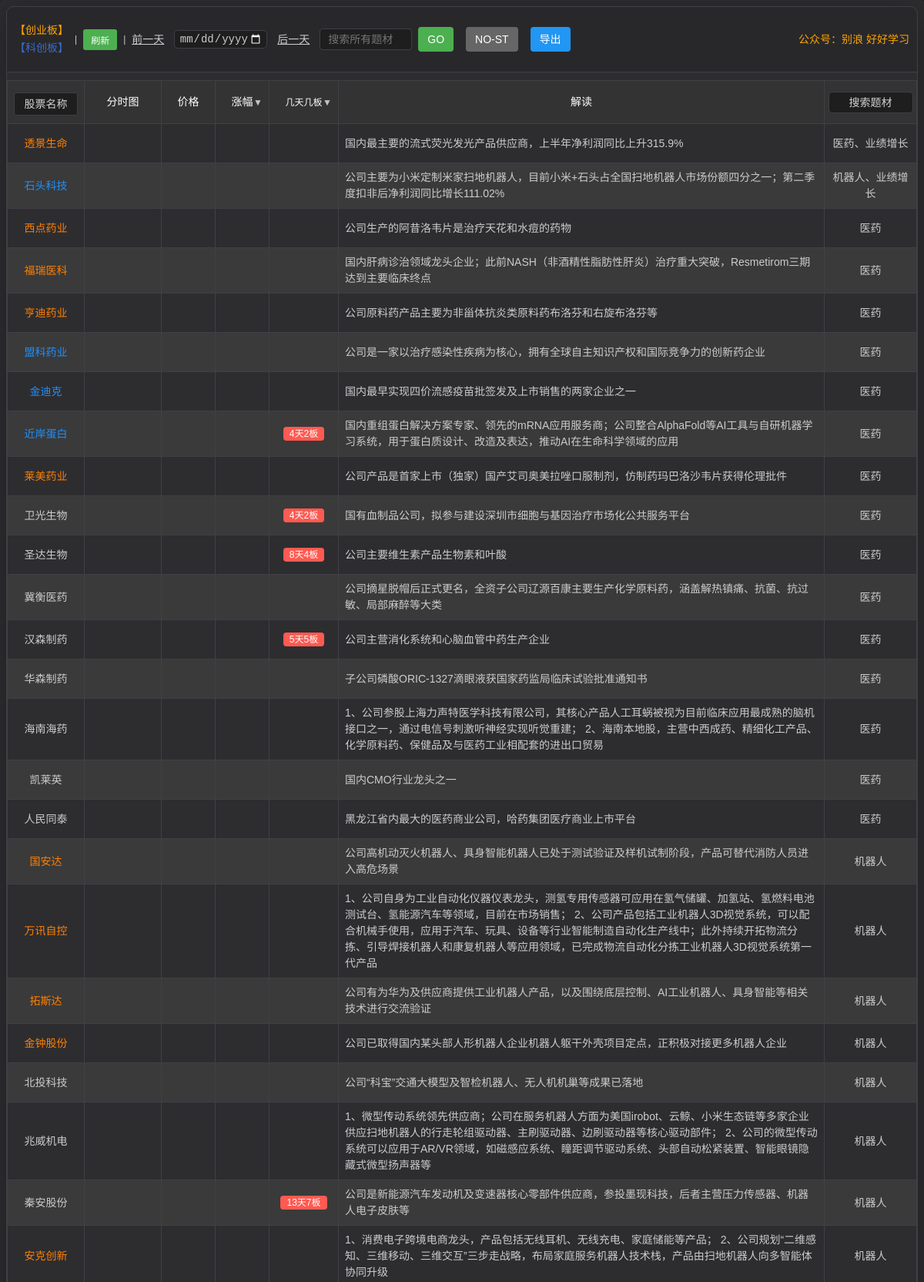
The page / (upper part) on the database its author committed.
### tables this page shows
CREATE TABLE stock_20260825 (
            id INTEGER PRIMARY KEY AUTOINCREMENT,
            code TEXT NOT NULL,
            name TEXT NOT NULL,
            description TEXT,
            plates TEXT,
            m_days_n_boards TEXT,
            date TEXT NOT NULL,
            price REAL DEFAULT 0,
            change_percentage REAL DEFAULT 0,
            amount REAL DEFAULT 0,
            value REAL DEFAULT 0
        );

### app.py (the view)
@app.route('/')
def index():
    latest_data = db.get_latest_day_data()
    message = session.pop('message', None)
    return render_template('index.html', stocks=latest_data, search_mode=False, message=message)

### templates/index.html (shortened to what this page needs)
<!DOCTYPE html>
<html lang="zh-CN">
<head>
    <link rel="stylesheet" href="/static/css/styles.css">
</head>
<body>
    <div class="container">
        <div class="table-container">
            <div class="header-container">
                <div class="date-selector">
                    <span class="market-label">
                        <span style="color: orange;">【创业板】</span> <span style="color: rgba(60, 127, 250, 0.781);">【科创板】</span>
                    </span>
                    <span style="color: var(--text-color);"> | </span>
                    <button onclick="location.reload()" class="refresh-button" title="刷新页面">
                    刷新
                </button>
                    <span style="color: var(--text-color);"> | </span>
                    <a href="javascript:void(0)" onclick="changeDate(-1)" style="color: var(--text-color); text-decoration: underline; font-size: 14px; margin-right: 5px; display: inline-block; line-height: 24px;">前一天</a>
                    <input type="date" id="dateFilter" placeholder="选择日期" onchange="filterByDate(this.value)" class="filter-input" style="margin: 0; padding: 2px 5px; display: inline-block; width: auto; max-width: 130px; vertical-align: middle;">
                    <a href="javascript:void(0)" onclick="changeDate(1)" style="color: var(--text-color); text-decoration: underline; font-size: 14px; margin-left: 5px; display: inline-block; line-height: 24px;">后一天</a>
                    <div class="plate-search-container-inline">
                        <input type="text" id="plateSearchInput" placeholder="搜索所有题材" class="plate-search-input-inline">
                        <button onclick="searchPlate()" class="plate-search-button-inline">GO</button>
                        <button id="noStButton" onclick="toggleNoStFilter()" class="no-st-button" type="button">NO-ST</button>
                        <button onclick="exportStockCodes()" class="export-button" type="button">导出</button>
                    </div>
                    <div style="margin-left: auto; color: orange !important; font-size: 14px;">
                        公众号：别浪 好好学习
                    </div>
                </div>
            </div>
            <table>
                <thead>
                    <tr>
                        <th width="120px">
                            <div class="search-wrapper">
                                <input
                                    type="text"
                                    id="searchInput"
                                    placeholder="股票名称"
                                    class="search-input"
                                    oninput="showSuggestions(this.value)"
                                >
                            </div>
                        </th>
                        <th>分时图</th>
                        <th>价格</th>
                        <th class="sortable" onclick="sortByChangePercentage()">涨幅</th>
                        <th class="sortable" onclick="sortByDaysBoards()">几天几板</th>
                        <th>解读</th>
                        <th class="plate-column" style="width: 120px !important; min-width: 120px !important; max-width: 120px !important; padding: 4px !important;">
                            <input type="text" id="plateFilter" placeholder="搜索题材" oninput="filterByPlate(this.value)" class="filter-input">
                        </th>
                    </tr>
                </thead>
                <tbody id="stockTableBody">
                    {% if stocks %}
                        {% for stock in stocks %}
                            <tr onclick="linkToTongDaXin('{{ stock.code_part }}')" style="cursor: pointer;">
                                <td class="stock-name-link{% if stock.code_part.startswith('688') %} blue-text{% elif stock.code_part.startswith('3') or stock.code_part.startswith('68') %} orange-text{% endif %}">{{ stock.name }}</td>
                                <td><div class="time-chart" data-code="{{ stock.code_part }}"></div></td>
                                <td class="price"></td>
                                <td class="change-percentage"></td>
                                <td>{% if stock.m_days_n_boards %}
                                    <span class="days-boards-tag">{{ stock.m_days_n_boards }}</span>
                                {% else %}{{ stock.m_days_n_boards }}{% endif %}</td>
                                <td>{{ stock.description }}</td>
                                <td class="plate-column">{{ stock.plates }}</td>
                            </tr>
                        {% endfor %}
                    {% else %}
                        <tr>
                            <td colspan="11" class="no-data">暂无股票数据，请点击"抓取股票数据"按钮获取数据</td>
                        </tr>
                    {% endif %}
                </tbody>
            </table>
        </div>
    </div>
</body>
</html>

### rows shown on the page
stock_20260825: name "透景生命", description "国内最主要的流式荧光发光产品供应商，上半年净利润同比上升315.9%", plates "医药、业绩增长"
stock_20260825: name "石头科技", description "公司主要为小米定制米家扫地机器人，目前小米+石头占全国扫地机器人市场份额四分之一；第二季度扣非后净利润同比增长111.02%", plates "机器人、业绩增长"
stock_20260825: name "西点药业", description "公司生产的阿昔洛韦片是治疗天花和水痘的药物", plates "医药"
stock_20260825: name "福瑞医科", description "国内肝病诊治领域龙头企业；此前NASH（非酒精性脂肪性肝炎）治疗重大突破，Resmetirom三期达到主要临床终点", plates "医药"
stock_20260825: name "亨迪药业", description "公司原料药产品主要为非甾体抗炎类原料药布洛芬和右旋布洛芬等", plates "医药"
stock_20260825: name "盟科药业", description "公司是一家以治疗感染性疾病为核心，拥有全球自主知识产权和国际竞争力的创新药企业", plates "医药"
stock_20260825: name "金迪克", description "国内最早实现四价流感疫苗批签发及上市销售的两家企业之一", plates "医药"
stock_20260825: name "近岸蛋白", m_days_n_boards "4天2板", description "国内重组蛋白解决方案专家、领先的mRNA应用服务商；公司整合AlphaFold等AI工具与自研机器学习系统，用于蛋白质设计、改造及表达，推动AI在生命科学领域的应用", plates "医药"
stock_20260825: name "莱美药业", description "公司产品是首家上市（独家）国产艾司奥美拉唑口服制剂，仿制药玛巴洛沙韦片获得伦理批件", plates "医药"
stock_20260825: name "卫光生物", m_days_n_boards "4天2板", description "国有血制品公司，拟参与建设深圳市细胞与基因治疗市场化公共服务平台", plates "医药"
stock_20260825: name "圣达生物", m_days_n_boards "8天4板", description "公司主要维生素产品生物素和叶酸", plates "医药"
stock_20260825: name "冀衡医药", description "公司摘星脱帽后正式更名，全资子公司辽源百康主要生产化学原料药，涵盖解热镇痛、抗菌、抗过敏、局部麻醉等大类", plates "医药"
stock_20260825: name "汉森制药", m_days_n_boards "5天5板", description "公司主营消化系统和心脑血管中药生产企业", plates "医药"
stock_20260825: name "华森制药", description "子公司磷酸ORIC-1327滴眼液获国家药监局临床试验批准通知书", plates "医药"
stock_20260825: name "海南海药", description "1、公司参股上海力声特医学科技有限公司，其核心产品人工耳蜗被视为目前临床应用最成熟的脑机接口之一，通过电信号刺激听神经实现听觉重建； 2、海南本地股，主营中西成药、精细化工产品、化学原料药、保健品及与医药工业相配套的进出口贸易", plates "医药"
stock_20260825: name "凯莱英", description "国内CMO行业龙头之一", plates "医药"
stock_20260825: name "人民同泰", description "黑龙江省内最大的医药商业公司，哈药集团医疗商业上市平台", plates "医药"
stock_20260825: name "国安达", description "公司高机动灭火机器人、具身智能机器人已处于测试验证及样机试制阶段，产品可替代消防人员进入高危场景", plates "机器人"
stock_20260825: name "万讯自控", description "1、公司自身为工业自动化仪器仪表龙头，测氢专用传感器可应用在氢气储罐、加氢站、氢燃料电池测试台、氢能源汽车等领域，目前在市场销售； 2、公司产品包括工业机器人3D视觉系统，可以配合机械手使用，应用于汽车、玩具、设备等行业智能制造自动化生产线中；此外持续开拓物流分拣、引导焊接机器人和康复机器人等应用领域，已完成物流自动化分拣工业机器人3D视觉系统第一代产品", plates "机器人"
stock_20260825: name "拓斯达", description "公司有为华为及供应商提供工业机器人产品，以及围绕底层控制、AI工业机器人、具身智能等相关技术进行交流验证", plates "机器人"
stock_20260825: name "金钟股份", description "公司已取得国内某头部人形机器人企业机器人躯干外壳项目定点，正积极对接更多机器人企业", plates "机器人"
stock_20260825: name "北投科技", description "公司“科宝”交通大模型及智检机器人、无人机机巢等成果已落地", plates "机器人"
stock_20260825: name "兆威机电", description "1、微型传动系统领先供应商；公司在服务机器人方面为美国irobot、云鲸、小米生态链等多家企业供应扫地机器人的行走轮组驱动器、主刷驱动器、边刷驱动器等核心驱动部件； 2、公司的微型传动系统可以应用于AR/VR领域，如磁感应系统、瞳距调节驱动系统、头部自动松紧装置、智能眼镜隐藏式微型扬声器等", plates "机器人"
stock_20260825: name "秦安股份", m_days_n_boards "13天7板", description "公司是新能源汽车发动机及变速器核心零部件供应商，参投墨现科技，后者主营压力传感器、机器人电子皮肤等", plates "机器人"
stock_20260825: name "安克创新", description "1、消费电子跨境电商龙头，产品包括无线耳机、无线充电、家庭储能等产品； 2、公司规划“二维感知、三维移动、三维交互”三步走战略，布局家庭服务机器人技术栈，产品由扫地机器人向多智能体协同升级", plates "机器人"
